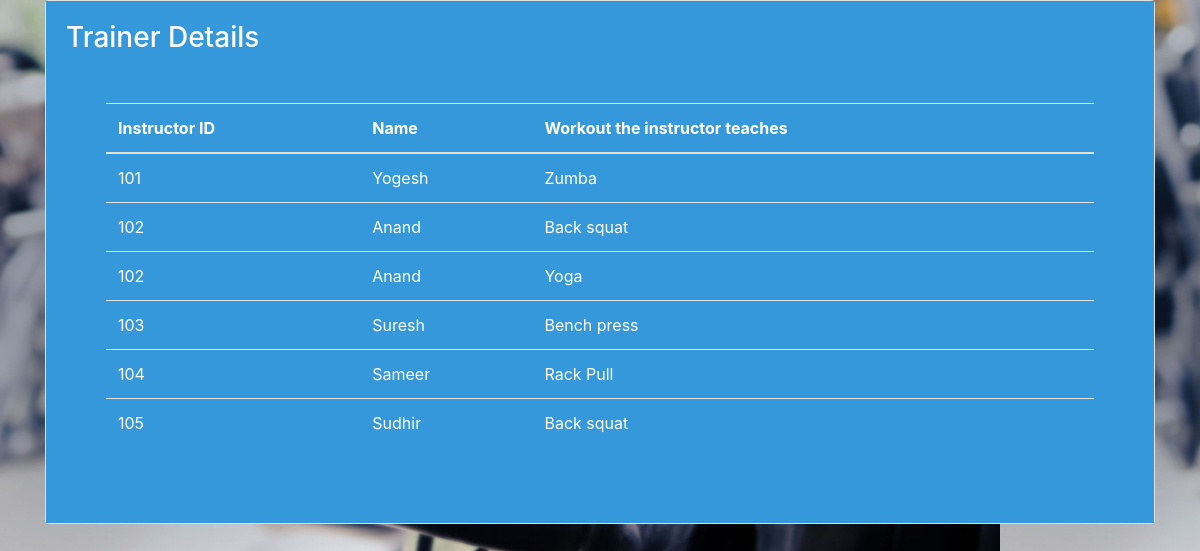
The page /trainer_details.php on the database its author committed.
### tables this page shows
CREATE TABLE `instructor` (
  `i_id` int(20) NOT NULL,
  `i_name` varchar(40) NOT NULL
);

CREATE TABLE `workout_plan` (
  `workout_id` bigint(20) NOT NULL,
  `workout_name` varchar(50) DEFAULT NULL
);

### func.php (the view, shortened to what this page needs)
<?php
$conn = mysqli_connect("localhost", "root", "", "gym", 3307);
function get_trainer()
{
    global $conn;
    $query = "SELECT Instructor.i_id,Instructor.i_name,workout_plan.workout_name from
    ((Instructor INNER JOIN WORKOUT ON Instructor.i_id=Workout.i_id) INNER JOIN WORKOUT_PLAN ON workout.workout_id=workout_plan.workout_id)";
    $result = mysqli_query($conn, $query);
    while ($row = mysqli_fetch_array($result)) {
        $Instructor_id = $row['i_id'];
        $Name = $row['i_name'];
        $workout_name = $row['workout_name'];
        echo "<tr>
        <td>$Instructor_id</td>
        <td>$Name</td>
        <td>$workout_name</td>
        </tr>";
    }
}

### rows shown on the page
instructor: i_id "101", i_name "Yogesh", workout_plan.workout_name "Zumba"
instructor: i_id "102", i_name "Anand", workout_plan.workout_name "Back squat", workout_plan.workout_name "Yoga"
instructor: i_id "103", i_name "Suresh", workout_plan.workout_name "Bench press"
instructor: i_id "104", i_name "Sameer", workout_plan.workout_name "Rack Pull"
instructor: i_id "105", i_name "Sudhir", workout_plan.workout_name "Back squat"
